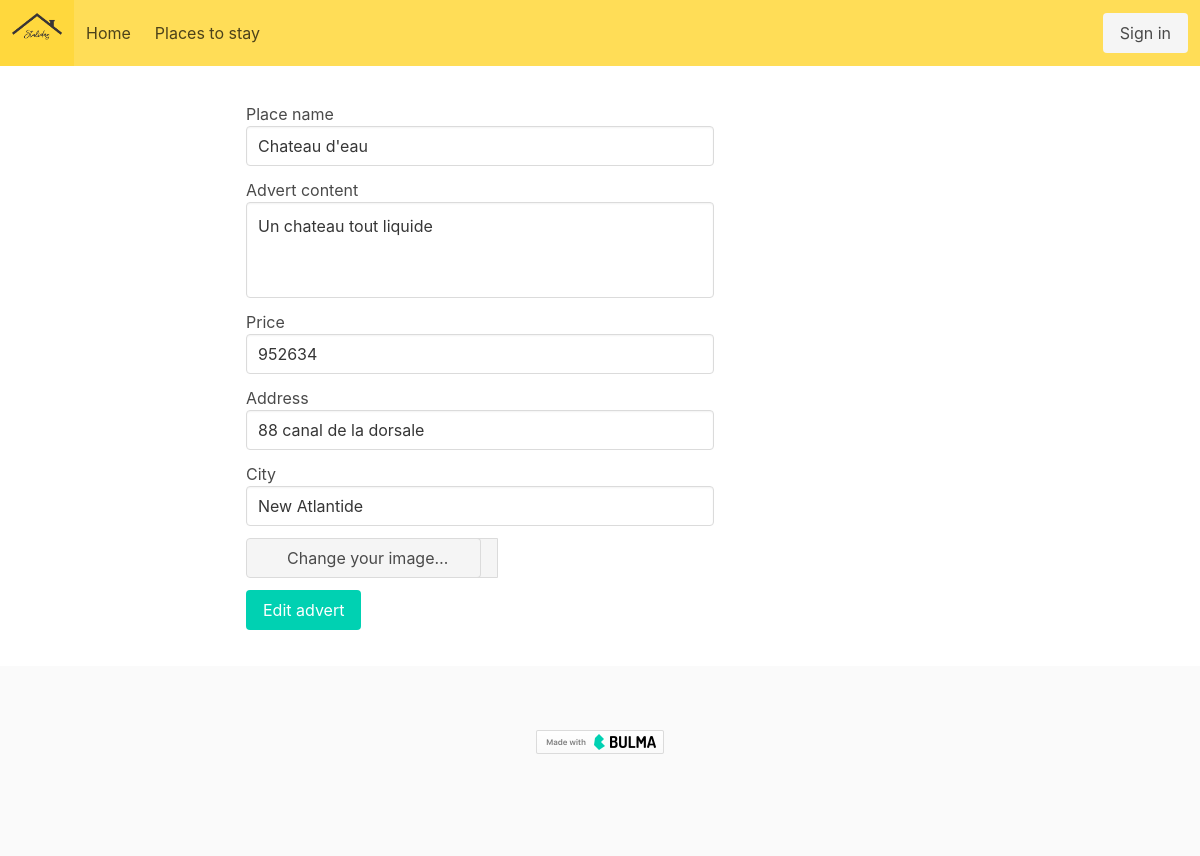
Page /editadverts.php?id=16 on the committed database.
### tables this page shows
CREATE TABLE IF NOT EXISTS `adverts` (
  `ads_id` int(11) NOT NULL AUTO_INCREMENT,
  `ads_title` varchar(255) NOT NULL,
  `ads_content` mediumtext NOT NULL,
  `address` varchar(255) NOT NULL,
  `city` varchar(255) NOT NULL,
  `price` int(11) NOT NULL,
  `images` varchar(255) DEFAULT NULL,
  `user_id` int(11) NOT NULL,
  PRIMARY KEY (`ads_id`),
  KEY `user_fk` (`user_id`)
);

### editadverts.php (the view, shortened to what this page needs)
<?php
require 'includes/header.php';
$id = $_GET['id'];
$sql1 = "SELECT * FROM adverts WHERE ads_id = {$id}";
$res1 = $conn->query($sql1);
$place = $res1->fetch(PDO::FETCH_ASSOC);
?>
<div class="container" style="margin:3% 0%">
    <div class="columns is-centered">
        <div class="column is-half">
            <form action="process.php" method="POST" enctype="multipart/form-data">
                <div class="field">
                    <label for="InputName">Place name</label>
                    <div class="control">
                        <input type="text" class="input" id="InputName"
                            value="<?php echo $place['ads_title']; ?>"
                            name="ads_title" required>
                    </div>
                </div>
                <div class="field">
                    <label for="InputDescription">Advert content</label>
                    <div class="control">
                        <textarea class="textarea" style="resize:none" id="InputDescription" rows="3" name="ads_content"
                            required><?php echo $place['ads_content']; ?></textarea>
                    </div>
                </div>
                <div class="field">
                    <label for="InputPrice">Price</label>
                    <div class="control">
                        <input type="number" max="999999" class="input" id="InputPrice"
                            value="<?php echo $place['price']; ?>"
                            name="price" required>
                    </div>
                </div>
                <div class="field">
                    <label for="InputAddress">Address</label>
                    <div class="control">
                        <input type="text" class="input" id="InputAddress"
                            value="<?php echo $place['address']; ?>"
                            name="address" required>
                    </div>
                </div>
                <div class="field">
                    <label for="InputCity">City</label>
                    <div class="control">
                        <input type="text" class="input" id="InputCity"
                            value="<?php echo $place['city']; ?>"
                            name="city" required>
                    </div>
                </div>
                <div class="file has-name field">
                    <label class="file-label">
                        <span class="file-cta">
                            <span class="file-icon">
                            </span>
                            <span class="file-label">
                                Change your image…
                            </span>
                            <span class="file-name">
                            </span>
                        </span>
                    </label>
                </div>
                <button type="submit" class="button is-primary" name="advert_edit">Edit advert</button>
            </form>
        </div>
    </div>
</div>
<?php
require 'includes/footer.php';

### rows in the picture
adverts: ads_title "Chateau d'eau", ads_content "Un chateau tout liquide", price "952634", address "88 canal de la dorsale", city "New Atlantide"
